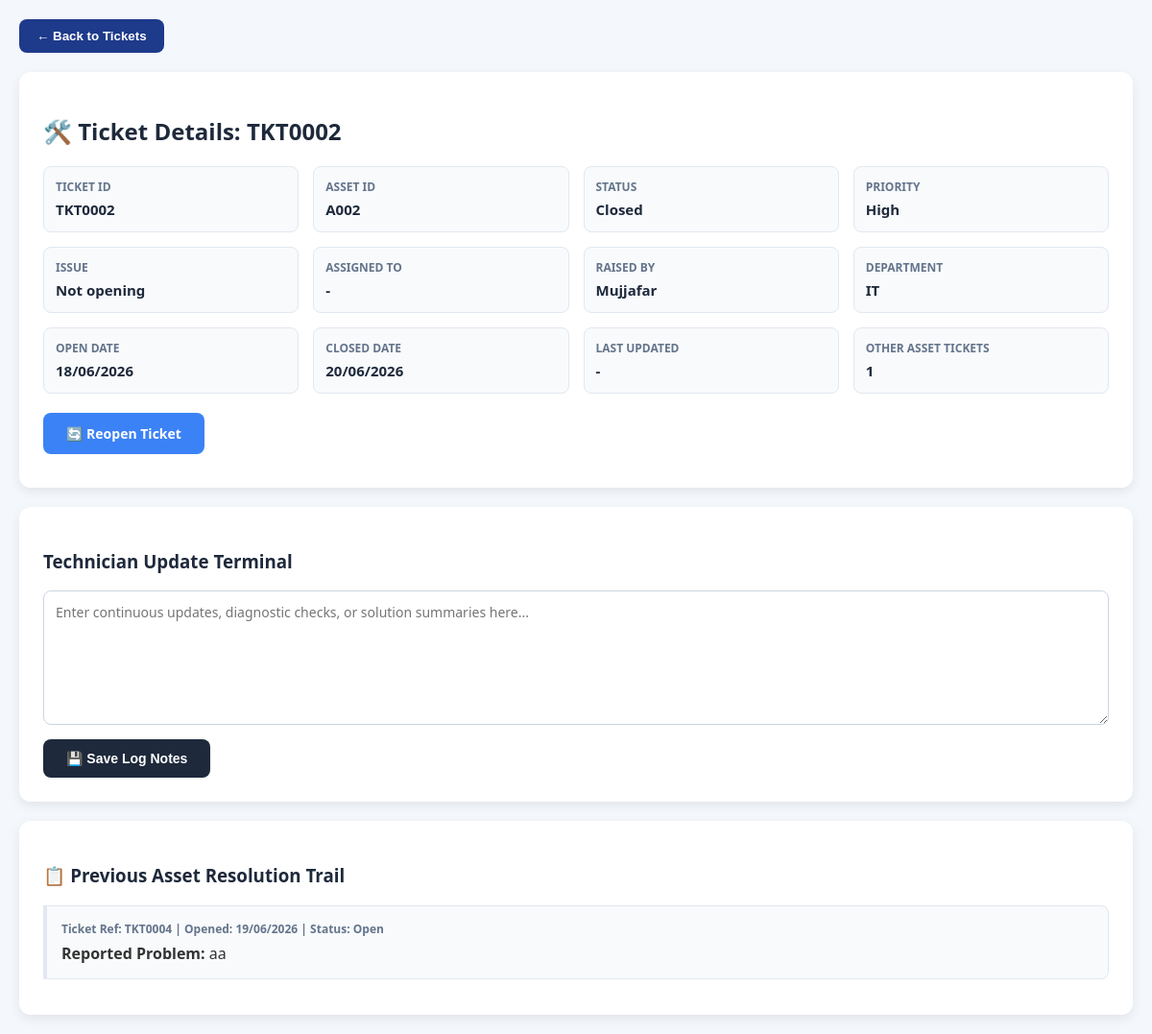
Screenshot of /ticket/TKT0002 (signed in) with the database file from the repository.
### app.py (models this page shows, shortened)
class TicketModel(db.Model):
    __tablename__ = 'tickets'
    ticket_id = db.Column(db.String(100), primary_key=True)
    asset_id = db.Column(db.String(100), nullable=False)
    issue = db.Column(db.String(255))
    raised_by = db.Column(db.String(100))
    priority = db.Column(db.String(50))
    status = db.Column(db.String(50))
    description = db.Column(db.Text)
    created_date = db.Column(db.String(50))
    closed_date = db.Column(db.String(50))
    assigned_to = db.Column(db.String(100))
    department = db.Column(db.String(100))
    notes = db.Column(db.Text)
    last_updated = db.Column(db.String(50))

class UserModel(db.Model, UserMixin):
    __tablename__ = 'users'
    username = db.Column(db.String(100), primary_key=True)
    password_hash = db.Column(db.String(255), nullable=False)
    role = db.Column(db.String(50), nullable=False)
    name = db.Column(db.String(100), nullable=False)
    email = db.Column(db.String(100), nullable=False)

### app.py (the view)
@app.route("/ticket/<ticket_id>", methods=["GET", "POST"])
@login_required
def ticket_details(ticket_id):
    tkt = TicketModel.query.get(ticket_id)
    if not tkt:
        return "Ticket Not Found", 404
    if request.method == "POST":
        tkt.notes = request.form.get("notes", "")
        tkt.last_updated = datetime.now().strftime("%d/%m/%Y %H:%M")
        db.session.commit()
        return redirect(f"/ticket/{ticket_id}")
    ticket_dict = {
        "Ticket ID": tkt.ticket_id, "Asset ID": tkt.asset_id, "Issue": tkt.issue,
        "Raised By": tkt.raised_by, "Priority": tkt.priority, "Status": tkt.status,
        "Description": tkt.description, "Created Date": tkt.created_date,
        "Closed Date": tkt.closed_date, "Assigned To": tkt.assigned_to,
        "Department": tkt.department, "Notes": tkt.notes, "Last Updated": tkt.last_updated
    }
    history_tkts = TicketModel.query.filter(TicketModel.asset_id == tkt.asset_id, TicketModel.ticket_id != ticket_id).all()
    history = [{
        "Ticket ID": h.ticket_id, "Issue": h.issue, "Status": h.status, "Created Date": h.created_date
    } for h in history_tkts]
    alert_count = TicketModel.query.filter_by(status="Open").count()
    return render_template("ticket_details.html", ticket=ticket_dict, history=history, role=current_user.role, alert_count=alert_count)

### app.py (called while the page is built)
@login_manager.user_loader
def load_user(username):
    return UserModel.query.get(str(username))

### templates/ticket_details.html (shortened to what this page needs)
<!DOCTYPE html>
<html>
<head>
</head>
<body>
<div class="nav-back">
    <button onclick="window.location.href='/tickets'">← Back to Tickets</button>
</div>
<div class="section">
    <h2>🛠️ Ticket Details: {{ ticket['Ticket ID'] if ticket['Ticket ID']|string != 'nan' else '-' }}</h2>
    <div class="info-grid">
        <div class="info-item"><label>Ticket ID</label><span>{{ ticket['Ticket ID'] if ticket['Ticket ID']|string != 'nan' else '-' }}</span></div>
        <div class="info-item"><label>Asset ID</label><span>{{ ticket['Asset ID'] if ticket['Asset ID']|string != 'nan' else '-' }}</span></div>
        <div class="info-item"><label>Status</label><span>{{ ticket['Status'] if ticket['Status']|string != 'nan' else '-' }}</span></div>
        <div class="info-item"><label>Priority</label><span>{{ ticket['Priority'] if ticket['Priority']|string != 'nan' else '-' }}</span></div>
        <div class="info-item"><label>Issue</label><span>{{ ticket['Issue'] if ticket['Issue']|string != 'nan' else '-' }}</span></div>
        <div class="info-item"><label>Assigned To</label><span>{{ ticket['Assigned To'] if ticket['Assigned To'] and ticket['Assigned To']|string != 'nan' else '-' }}</span></div>
        <div class="info-item"><label>Raised By</label><span>{{ ticket['Raised By'] if ticket['Raised By']|string != 'nan' else '-' }}</span></div>
        <div class="info-item"><label>Department</label><span>{{ ticket['Department'] if ticket['Department'] and ticket['Department']|string != 'nan' else '-' }}</span></div>
        <div class="info-item"><label>Open Date</label><span>{{ ticket['Created Date'] if ticket['Created Date']|string != 'nan' else '-' }}</span></div>
        <div class="info-item"><label>Closed Date</label><span>{{ ticket['Closed Date'] if ticket['Closed Date'] and ticket['Closed Date']|string != 'nan' else '-' }}</span></div>
        <div class="info-item"><label>Last Updated</label><span>{{ ticket['Last Updated'] if ticket['Last Updated'] and ticket['Last Updated']|string != 'nan' else '-' }}</span></div>
        <div class="info-item"><label>Other Asset Tickets</label><span>{{ history|length }}</span></div>
    </div>
    {% if role in ['Admin', 'Technician'] %}
    <div class="control-actions-bar">
        {% if ticket['Status'] == 'Open' %}
            <a href="/start_ticket/{{ ticket['Ticket ID'] }}" class="action-btn btn-start">🟡 Start Work (Mark In Progress)</a>
            <a href="/close_ticket/{{ ticket['Ticket ID'] }}" class="action-btn btn-close">🟢 Close Ticket Directly</a>
        {% elif ticket['Status'] == 'In Progress' %}
            <a href="/close_ticket/{{ ticket['Ticket ID'] }}" class="action-btn btn-close">✅ Complete Resolution &amp; Close Ticket</a>
        {% elif ticket['Status'] == 'Closed' %}
            <a href="/reopen_ticket/{{ ticket['Ticket ID'] }}" class="action-btn btn-reopen">🔄 Reopen Ticket</a>
        {% endif %}
    </div>
    {% endif %}
</div>
<div class="section">
    <h3>Technician Update Terminal</h3>
    <form method="POST" action="/ticket/{{ ticket['Ticket ID'] }}">
        <textarea name="notes" rows="6" placeholder="Enter continuous updates, diagnostic checks, or solution summaries here..." ></textarea>
        <br>
        {% if role in ['Admin', 'Technician'] or ticket['Status'] != 'Closed' %}
        <button type="submit">💾 Save Log Notes</button>
        {% endif %}
    </form>
</div>
<div class="section">
    <h3>📋 Previous Asset Resolution Trail</h3>
    {% if history %}
        {% for h in history %}
            <div class="history-card">
                <div class="meta">Ticket Ref: {{ h['Ticket ID'] }} | Opened: {{ h['Created Date'] }} | Status: {{ h['Status'] }}</div>
                <div><strong>Reported Problem:</strong> {{ h['Issue'] }}</div>
            </div>
        {% endfor %}
    {% else %}
        <p style="color: #64748b; font-style: italic;">No separate historical troubleshooting logs documented for this item index.</p>
    {% endif %}
</div>
</body>
</html>

### templates/ticket_details.html (style rules this page uses)
body { font-family: 'Segoe UI', sans-serif; background: #f4f7fc; margin: 20px; color: #333; }
h2, h3 { color: #1e293b; }
.nav-back { margin-bottom: 20px; }
.nav-back button { background: #1e3a8a; color: white; border: none; padding: 10px 18px; border-radius: 8px; cursor: pointer; font-weight: 600; }
.section { background: white; padding: 25px; border-radius: 12px; margin-bottom: 20px; box-shadow: 0 4px 12px rgba(0,0,0,0.08); }
.info-grid { display: grid; grid-template-columns: repeat(4, 1fr); gap: 15px; margin-bottom: 20px; }
.info-item { background: #f8fafc; padding: 12px; border-radius: 8px; border: 1px solid #e2e8f0; }
.info-item label { display: block; font-size: 12px; font-weight: 600; color: #64748b; margin-bottom: 4px; text-transform: uppercase; }
.info-item span { font-size: 15px; font-weight: 600; color: #1e293b; }
.control-actions-bar { display: flex; gap: 12px; margin-top: 10px; margin-bottom: 10px; flex-wrap: wrap; }
.action-btn { padding: 12px 24px; border-radius: 8px; border: none; color: white; font-weight: 600; cursor: pointer; font-size: 14px; text-decoration: none; display: inline-block; text-align: center; transition: background 0.2s; }
.btn-reopen { background: #3b82f6; }
textarea { width: 100%; padding: 12px; border: 1px solid #cbd5e1; border-radius: 8px; font-family: inherit; font-size: 14px; box-sizing: border-box; resize: vertical; }
button[type="submit"] { background: #1e293b; color: white; border: none; padding: 12px 24px; border-radius: 8px; cursor: pointer; font-weight: 600; font-size: 14px; transition: 0.2s; margin-top: 10px; }
.history-card { border-left: 4px solid #2563eb; background: #f8fafc; padding: 15px; margin-bottom: 12px; border-radius: 0 8px 8px 0; border: 1px solid #e2e8f0; border-left-width: 4px; }
.history-card .meta { font-size: 12px; color: #64748b; margin-bottom: 6px; font-weight: 600; }

### rows the page displays
TicketModel: ticket_id "TKT0002", asset "A002", status "Closed", priority "High", issue "Not opening", raised_by "Mujjafar", department "IT", created_date "18/06/2026", closed_date "20/06/2026"
TicketModel: ticket_id "TKT0004", created_date "19/06/2026", Status "Open", Issue "aa"

### other values shown
{{ history|length }} "1"
